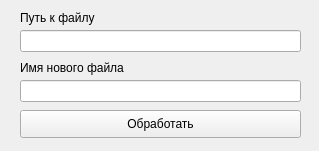
<?xml version="1.0" encoding="UTF-8"?>
<ui version="4.0">
 <class>Form</class>
 <widget class="QWidget" name="Form">
  <property name="geometry">
   <rect>
    <x>0</x>
    <y>0</y>
    <width>319</width>
    <height>151</height>
   </rect>
  </property>
  <property name="windowTitle">
   <string>Exel utility</string>
  </property>
  <widget class="QLineEdit" name="file_path_lineEdit">
   <property name="geometry">
    <rect>
     <x>20</x>
     <y>30</y>
     <width>281</width>
     <height>22</height>
    </rect>
   </property>
  </widget>
  <widget class="QLineEdit" name="new_file_name_lineEdit">
   <property name="geometry">
    <rect>
     <x>20</x>
     <y>80</y>
     <width>281</width>
     <height>22</height>
    </rect>
   </property>
  </widget>
  <widget class="QLabel" name="file_path_label">
   <property name="geometry">
    <rect>
     <x>20</x>
     <y>10</y>
     <width>171</width>
     <height>16</height>
    </rect>
   </property>
   <property name="text">
    <string>Путь к файлу</string>
   </property>
  </widget>
  <widget class="QLabel" name="new_file_name_label">
   <property name="geometry">
    <rect>
     <x>20</x>
     <y>60</y>
     <width>141</width>
     <height>16</height>
    </rect>
   </property>
   <property name="text">
    <string>Имя нового файла</string>
   </property>
  </widget>
  <widget class="QPushButton" name="do_it_button">
   <property name="geometry">
    <rect>
     <x>20</x>
     <y>110</y>
     <width>281</width>
     <height>28</height>
    </rect>
   </property>
   <property name="text">
    <string>Обработать</string>
   </property>
  </widget>
 </widget>
 <resources/>
 <connections/>
</ui>
